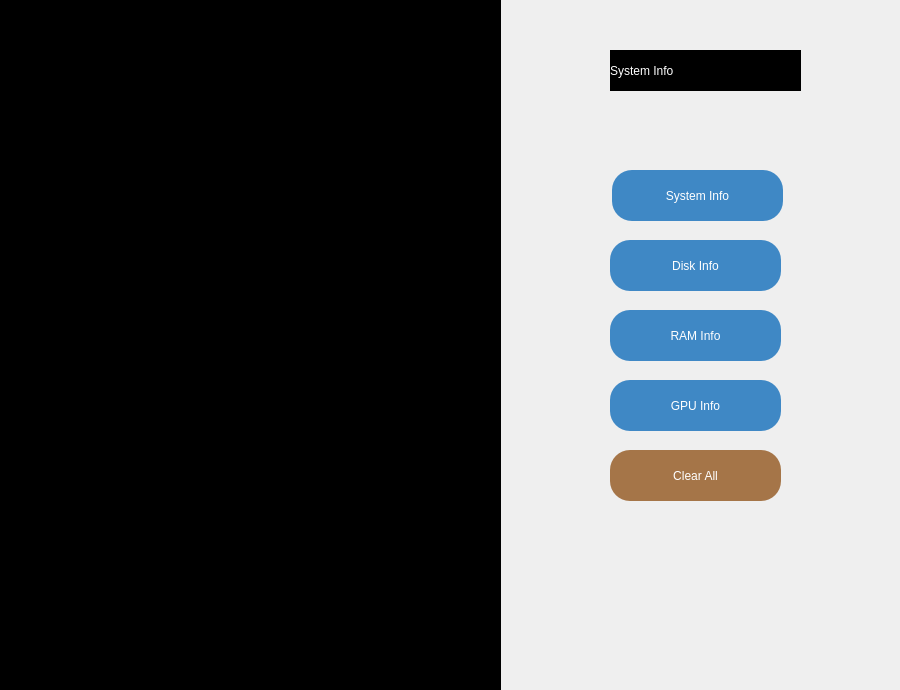
<?xml version="1.0" encoding="UTF-8"?>
<ui version="4.0">
 <class>Form</class>
 <widget class="QWidget" name="Form">
  <property name="geometry">
   <rect>
    <x>0</x>
    <y>0</y>
    <width>900</width>
    <height>690</height>
   </rect>
  </property>
  <property name="windowTitle">
   <string>Form</string>
  </property>
  <widget class="QWidget" name="verticalLayoutWidget">
   <property name="geometry">
    <rect>
     <x>0</x>
     <y>0</y>
     <width>501</width>
     <height>691</height>
    </rect>
   </property>
   <layout class="QVBoxLayout" name="verticalLayout">
    <item>
     <widget class="QTextEdit" name="outputScreen">
      <property name="styleSheet">
       <string notr="true">background-color: black;
color: #2EC4B6;
font-family: Consolas;
font-size: 12pt;
</string>
      </property>
      <property name="readOnly">
       <bool>true</bool>
      </property>
     </widget>
    </item>
   </layout>
  </widget>
  <widget class="QLabel" name="label">
   <property name="geometry">
    <rect>
     <x>500</x>
     <y>0</y>
     <width>401</width>
     <height>691</height>
    </rect>
   </property>
   <property name="text">
    <string/>
   </property>
   <property name="pixmap">
    <pixmap>animated4.webp</pixmap>
   </property>
   <property name="scaledContents">
    <bool>true</bool>
   </property>
  </widget>
  <widget class="QLabel" name="label_2">
   <property name="geometry">
    <rect>
     <x>610</x>
     <y>50</y>
     <width>191</width>
     <height>41</height>
    </rect>
   </property>
   <property name="styleSheet">
    <string notr="true">font: 75 20pt &quot;MS Shell Dlg 2&quot;;
color: rgb(255, 255, 255);
background-color: rgb(0, 0, 0);</string>
   </property>
   <property name="text">
    <string>System Info</string>
   </property>
  </widget>
  <widget class="QPushButton" name="pushButton">
   <property name="geometry">
    <rect>
     <x>612</x>
     <y>170</y>
     <width>171</width>
     <height>51</height>
    </rect>
   </property>
   <property name="styleSheet">
    <string notr="true">QPushButton{
	background-color:#3F88C5;
	color:white;
	font: 14pt &quot;MS Shell Dlg 2&quot;;
	border-radius:20%;
}
QPushButton:hover{
	background-color:#A2AEBB;
}</string>
   </property>
   <property name="text">
    <string>System Info</string>
   </property>
  </widget>
  <widget class="QPushButton" name="pushButton_2">
   <property name="geometry">
    <rect>
     <x>610</x>
     <y>240</y>
     <width>171</width>
     <height>51</height>
    </rect>
   </property>
   <property name="styleSheet">
    <string notr="true">QPushButton{
	background-color:#3F88C5;
	color:white;
	font: 14pt &quot;MS Shell Dlg 2&quot;;
	border-radius:20%;
}
QPushButton:hover{
	background-color:#A2AEBB;
}</string>
   </property>
   <property name="text">
    <string>Disk Info</string>
   </property>
  </widget>
  <widget class="QPushButton" name="pushButton_3">
   <property name="geometry">
    <rect>
     <x>610</x>
     <y>310</y>
     <width>171</width>
     <height>51</height>
    </rect>
   </property>
   <property name="styleSheet">
    <string notr="true">QPushButton{
	background-color:#3F88C5;
	color:white;
	font: 14pt &quot;MS Shell Dlg 2&quot;;
	border-radius:20%;
}
QPushButton:hover{
	background-color:#A2AEBB;
}</string>
   </property>
   <property name="text">
    <string>RAM Info</string>
   </property>
  </widget>
  <widget class="QPushButton" name="pushButton_4">
   <property name="geometry">
    <rect>
     <x>610</x>
     <y>380</y>
     <width>171</width>
     <height>51</height>
    </rect>
   </property>
   <property name="styleSheet">
    <string notr="true">QPushButton{
	background-color:#3F88C5;
	color:white;
	font: 14pt &quot;MS Shell Dlg 2&quot;;
	border-radius:20%;
}
QPushButton:hover{
	background-color:#A2AEBB;
}</string>
   </property>
   <property name="text">
    <string>GPU Info</string>
   </property>
  </widget>
  <widget class="QPushButton" name="pushButton_5">
   <property name="geometry">
    <rect>
     <x>610</x>
     <y>450</y>
     <width>171</width>
     <height>51</height>
    </rect>
   </property>
   <property name="styleSheet">
    <string notr="true">QPushButton{
	background-color:#A57548;
	color:white;
	font: 14pt &quot;MS Shell Dlg 2&quot;;
	border-radius:20%;
}
QPushButton:hover{
	background-color:#F6C28B;
}</string>
   </property>
   <property name="text">
    <string>Clear All</string>
   </property>
  </widget>
 </widget>
 <resources/>
 <connections/>
</ui>
